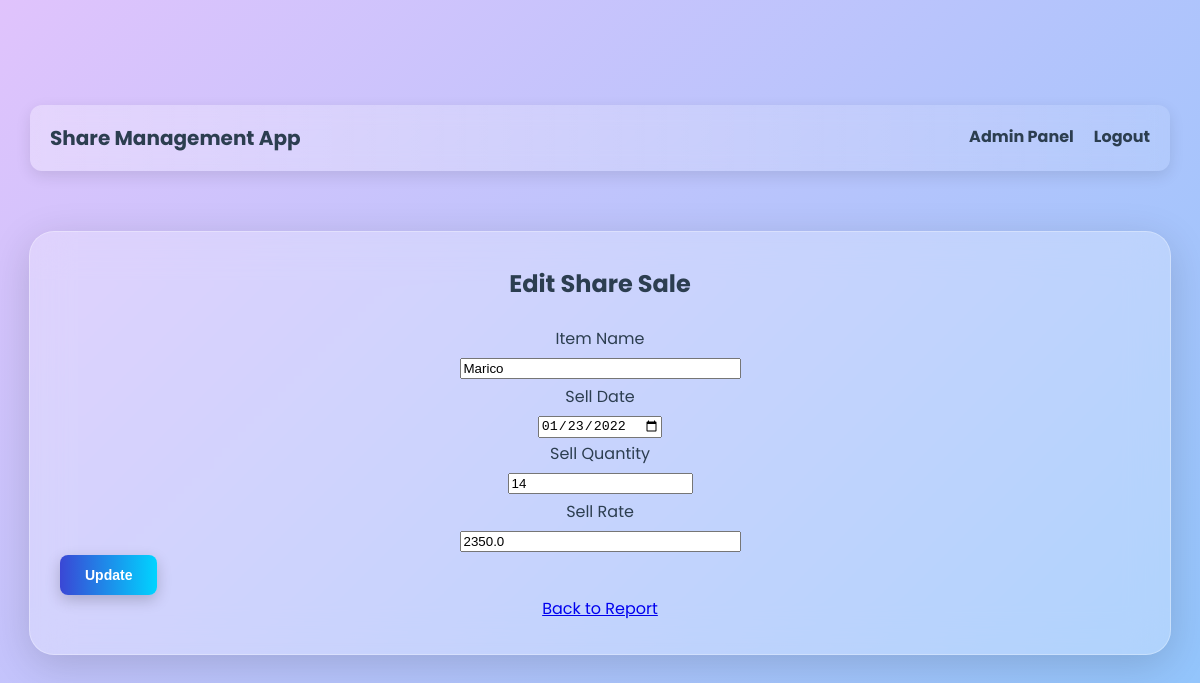
Page /edit_sell/2 (signed in) on the committed database.
### models.py (models this page shows)
class ShareSale(db.Model):
    id = db.Column(db.Integer, primary_key=True)
    user_id = db.Column(db.Integer, db.ForeignKey('user.id', name='fk_purchase_user'), nullable=False)
    item_name = db.Column(db.String(100), nullable=False)
    sell_date = db.Column(db.Date, nullable=False)  # Change to db.Date
    sell_quantity = db.Column(db.Integer, nullable=False)
    sell_rate = db.Column(db.Float, nullable=False)

### app.py (the view)
@app.route('/edit_sell/<int:id>', methods=['GET', 'POST'])
@login_required
def edit_sell(id):
    entry = ShareSale.query.filter_by(id=id, user_id=current_user.id).first_or_404()
    form = EditSellForm(obj=entry)
    if form.validate_on_submit():
        form.populate_obj(entry)
        db.session.commit()
        flash('Sale updated successfully!', 'success')
        return redirect(url_for('report'))
    return render_template('edit_sell.html', form=form, entry=entry)

### forms.py
class EditSellForm(FlaskForm):
    item_name = StringField('Item Name', validators=[DataRequired()])
    sell_date = DateField('Sell Date', format='%Y-%m-%d', validators=[DataRequired()])  # Ensure DateField
    sell_quantity = IntegerField('Sell Quantity', validators=[DataRequired()])
    sell_rate = FloatField('Sell Rate', validators=[DataRequired()])
    submit = SubmitField('Update')

### app.py (called while the page is built)
@login_manager.user_loader
def load_user(user_id):
    return User.query.get(int(user_id))

### templates/edit_sell.html (shortened to what this page needs)
{% extends 'layout.html' %}
{% block content %}
<h2>Edit Share Sale</h2>
<form action="{{ url_for('edit_sell', id=entry.id) }}" method="post">
    <div>
        {{ form.item_name.label }}<br>
        {{ form.item_name(size=32) }}<br>
    </div>
    <div>
        {{ form.sell_date.label }}<br>
        {{ form.sell_date(size=32) }}<br>
    </div>
    <div>
        {{ form.sell_quantity.label }}<br>
        {{ form.sell_quantity(size=32) }}<br>
    </div>
    <div>
        {{ form.sell_rate.label }}<br>
        {{ form.sell_rate(size=32) }}<br>
    </div>
    <div>
        {{ form.submit() }}
    </div>
</form>
<a href="{{ url_for('report') }}">Back to Report</a>
{% endblock %}

### static/css/styles.css (style rules this page uses)
body { font-family: 'Poppins', sans-serif; background: linear-gradient(135deg, #e0c3fc, #8ec5fc); color: #2c3e50; margin: 0; padding: 0; line-height: 1.8; font-size: 16px; min-height: 100vh; display: flex; flex-direction: column; justify-content: center; align-items: center; }
h1, h2, h3 { color: #2c3e50; font-weight: 700; text-align: center; margin: 0 0 20px 0; }
.button, form button, form input[type="submit"] { background: linear-gradient(90deg, #3a47d5, #00d4ff); color: white; padding: 12px 25px; border-radius: 8px; font-size: 14px; font-weight: 600; border: none; cursor: pointer; transition: all 0.4s ease; box-shadow: 0 5px 15px rgba(0, 0, 0, 0.2); position: relative; overflow: hidden; display: flex; align-items: center; justify-content: center; gap: 8px; }
.button::before, form button::before, form input[type="submit"]::before { content: ''; position: absolute; top: 50%; left: 50%; width: 300%; height: 300%; background: rgba(255, 255, 255, 0.3); transition: all 0.5s ease; border-radius: 50%; transform: translate(-50%, -50%) scale(0); }

### rows in the picture
ShareSale: item_name "Marico", sell_date "01/23/2022", sell_quantity "14", sell_rate "2350.0"
